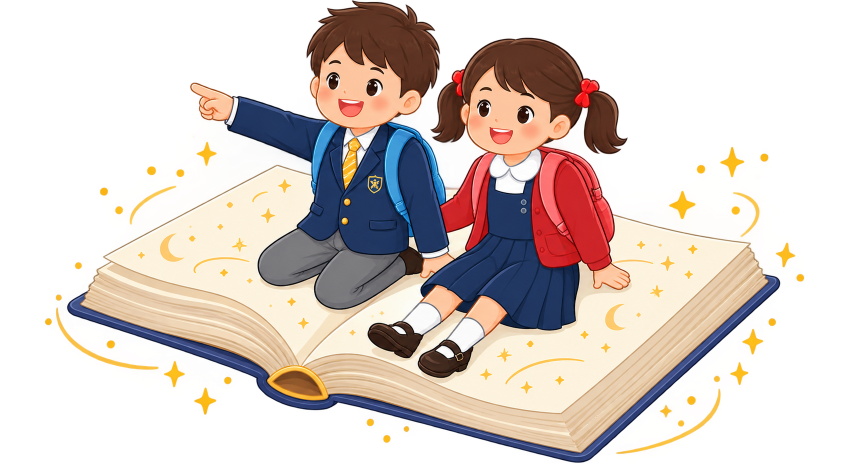
#> input picture assets-sumber/bocah.png, 1699 x 926 px (shown at 1/2 size); its folder holds 4 pictures in this run
$ python buat-webp.py
#> lines starting #> are read from the running program, lines starting #| are printed output that depends on the picture
"""
METAPIA — buat-webp.py
Mengubah gambar asli di assets-sumber/ menjadi WebP yang ringan di assets/.

Cara pakai (dari folder proyek):   python docs/buat-webp.py
Butuh: Python + Pillow  (pip install pillow)

Kalau ada gambar baru/ganti gambar: taruh file aslinya (PNG/JPG) di
assets-sumber/ dengan struktur folder yang sama, lalu jalankan skrip ini.
Atur ukuran/kualitas di ATURAN di bawah kalau perlu.
"""
import os, sys
from PIL import Image

AKAR = os.path.dirname(os.path.dirname(os.path.abspath(__file__)))
SUMBER = os.path.join(AKAR, "assets-sumber")
TUJUAN = os.path.join(AKAR, "assets")

# (awalan path, lebar maksimal px atau None = tetap, kualitas WebP)
# lebar maksimal ± 2x ukuran tampil di layar
ATURAN = [
    ("bocah", 1000, 78),          # tampil ± 500 px di Beranda
    ("game/g1-soal", 880, 76),    # tampil ± 200-440 px di game
    ("bgMateri", None, 72),       # background layar penuh
    ("karakter/", None, 80),      # sudah seukuran tampil
    ("kupu", None, 85),           # kecil sekali
]


def aturan(rel):
#> called with rel = 'bocah.png'
    for awal, lebar, q in ATURAN:
        if rel.startswith(awal):
            return lebar, q
    return None, 80


def main():
    total_lama = total_baru = 0
    for folder, _, files in os.walk(SUMBER):
        for nama in files:
            if not nama.lower().endswith((".png", ".jpg", ".jpeg")):
                continue
            src = os.path.join(folder, nama)
            rel = os.path.relpath(src, SUMBER).replace("\\", "/")
            dst = os.path.join(TUJUAN, os.path.splitext(rel)[0] + ".webp")
            os.makedirs(os.path.dirname(dst), exist_ok=True)
            lebar, q = aturan(rel)
            im = Image.open(src)
#> im is the input picture: PIL image 1699x926 RGBA; mean R, G, B, A 101.2, 86.1, 70.9, 115
            transparan = im.mode in ("RGBA", "LA", "P")
#> transparan = True
            im = im.convert("RGBA" if transparan else "RGB")
            if lebar and im.width > lebar:
                im = im.resize((lebar, round(im.height * lebar / im.width)), Image.LANCZOS)
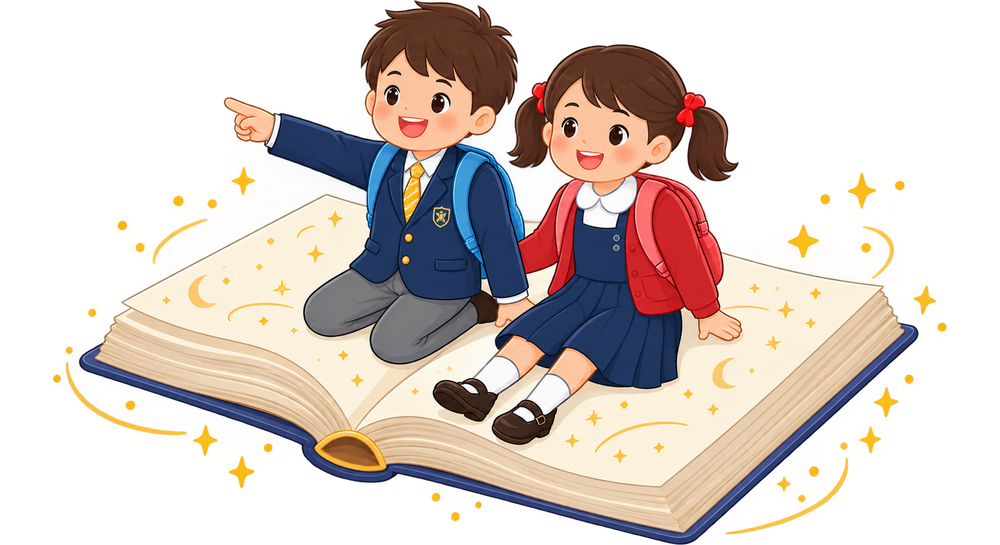
#> im: PIL image 1000x545 RGBA; mean R, G, B, A 100.3, 85.4, 70.5, 115.1; transparent parts drawn white
            # alpha_quality tinggi biar pinggiran karakter tetap halus
            im.save(dst, "WEBP", quality=q, method=6, alpha_quality=90)
            lama, baru = os.path.getsize(src), os.path.getsize(dst)
            total_lama += lama; total_baru += baru
            print(f"{rel:42s} {lama/1024:7.0f} KB -> {baru/1024:6.0f} KB  {im.width}x{im.height}")
#| bocah.png                                     1380 KB ->     98 KB  1000x545
    print(f"\nTOTAL {total_lama/1024:,.0f} KB -> {total_baru/1024:,.0f} KB")


if __name__ == "__main__":
    sys.stdout.reconfigure(encoding="utf-8")
    main()
